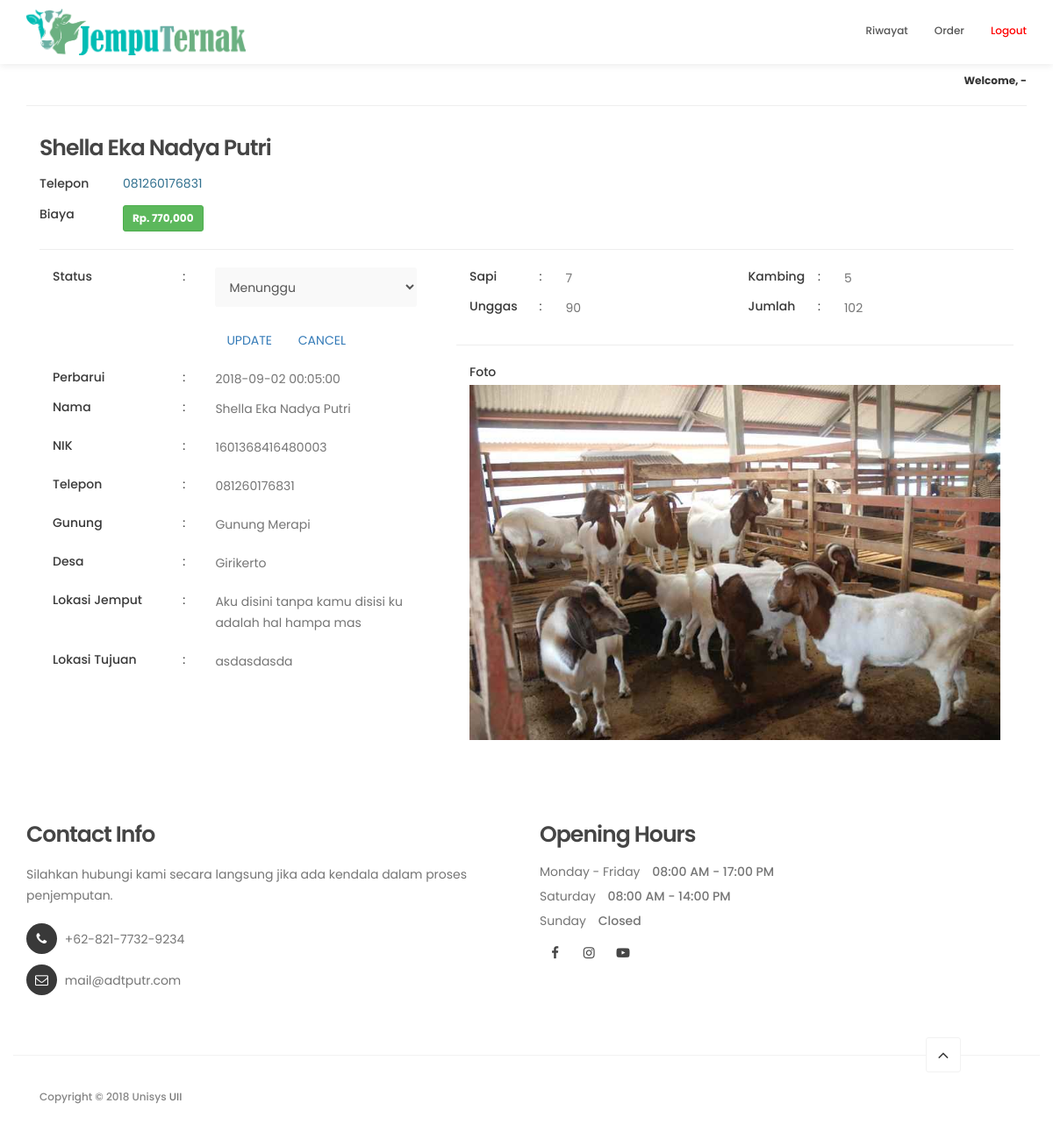
Page /detail.php?id_jemput=17 (signed in) on the committed database.
### tables this page shows
CREATE TABLE `jemput` (
  `id_jemput` int(11) NOT NULL,
  `nik` varchar(255) NOT NULL,
  `telepon` varchar(255) NOT NULL,
  `nama` varchar(255) NOT NULL,
  `sapi` int(11) NOT NULL,
  `kambing` int(11) NOT NULL,
  `unggas` int(11) NOT NULL,
  `jumlah` int(11) NOT NULL,
  `foto` varchar(255) NOT NULL,
  `id_gunung` int(11) NOT NULL,
  `id_desa` int(11) NOT NULL,
  `alamat_detail` varchar(255) NOT NULL,
  `lokasi_tujuan` varchar(255) NOT NULL,
  `harga` int(20) NOT NULL,
  `id_admin` int(11) NOT NULL,
  `id_status` int(11) NOT NULL,
  `time` timestamp NOT NULL DEFAULT CURRENT_TIMESTAMP ON UPDATE CURRENT_TIMESTAMP
);

CREATE TABLE `gunung` (
  `id_gunung` int(11) NOT NULL,
  `gunung` varchar(255) NOT NULL
);

CREATE TABLE `desa` (
  `id_desa` int(11) NOT NULL,
  `id_gunung` int(11) NOT NULL,
  `desa` varchar(255) NOT NULL,
  `jarak` varchar(255) NOT NULL,
  `biaya` varchar(255) NOT NULL
);

### detail.php (the view, shortened to what this page needs)
<?php include 'header.php';
?>
  <section id="appointment" data-stellar-background-ratio="3">
    <div class="container">
      <?php
        if ($_SESSION['sesi_login']) {
          $id_admin = $_SESSION['sesi_login'];
        }
        $sql = mysqli_query($koneksi, "SELECT * FROM admin WHERE id_admin='$id_admin'") or die(mysql_error());
        $data = mysqli_fetch_array($sql);
      ?>
      <div style="text-align:right;">
        <h6>
          <strong>
            Welcome, <?=$data['nama_admin'];?>
          </strong>
        </h6>
        <hr>
      </div>
      <form action="model/update.php" method="post">
        <?php
        $id_jemput=$_GET['id_jemput'];
        $sql="SELECT * FROM jemput
        JOIN gunung ON gunung.id_gunung = jemput.id_gunung
        JOIN desa ON desa.id_desa = jemput.id_desa
        JOIN status ON status.id_status = jemput.id_status
        JOIN admin ON admin.id_admin = jemput.id_admin
        WHERE id_jemput='$id_jemput'";
        $hasil=$koneksi->query($sql);
        if ($hasil->num_rows) {
          while ($baris=$hasil->fetch_array()) {
            $nik=$baris['nik'];
            $nama=$baris['nama'];
            $telepon=$baris['telepon'];
            $sapi=$baris['sapi'];
            $kambing=$baris['kambing'];
            $unggas=$baris['unggas'];
            $foto=$baris['foto'];
            $gunung=$baris['gunung'];
            $desa=$baris['desa'];
            $alamat_detail = $baris['alamat_detail'];
            $lokasi_tujuan = $baris['lokasi_tujuan'];
            $status = $baris['status'];
            $time = $baris['time'];
            ?>
            <div class="col-md-12">
              <h4><?=$nama;?></h4>
              <div class="row">
                <div class="col-md-1 col-sm-1">
                  <strong>
                    <label>Telepon</label>
                  </strong>
                </div>
                <div class="col-md-7 col-sm-1">
                  <a class="text-info" href='tel:<?=$telepon;?>'><?=$telepon;?></a>
                </div>
              </div>
              <div class="row" style="margin-top:10px;">
                <div class="col-md-1 col-sm-1">
                  <strong>
                    <label>Biaya</label>
                  </strong>
                </div>
                <div class="col-md-7 col-sm-1">
                  <p class="btn btn-success btn-sm" style="color:white;">
                    <strong>
                      <?php
                        $harga=($sapi*35000)+($kambing*15000)+($unggas*5000);
                      ?>
                        Rp. <?php echo number_format($harga); ?>
                    </strong>
                  </p>
                </div>
              </div>
              <hr>
            </div>
            <div class="col-md-12 wow fadeInUp">
              <div class="row">
                <div class="col-md-5">
                  <div class="col-md-12">
                    <div class="row">
                      <div class="col-md-4">
                        <strong>
                          <label>Status</label>
                        </strong>
                      </div>
                      <div class="col-md-1 visible-md  visible-lg wow fadeInUp">
                        :
                      </div>
                      <div class="col-md-7">
                        <select class="form-control" type='text' name='id_status'>
                          <?php
                          $sql = "SELECT * FROM status";
                          $hasil = $koneksi->query($sql);
                          if ($hasil->num_rows) {
                            while ($cetak = $hasil->fetch_assoc()) {
                              extract($cetak);
                              if ($baris['id_status'] == "$id_status") echo "<option value='$id_status' selected>$status</option>";
                              else echo "<option value='$id_status'>$status</option>";
                            }
                          }
                          ?>
                        </select>
                        <p>
                          <input class="btn btn-link" type="submit" name="submit" value="UPDATE" onClick="return confirm('Apakah anda yakin?')">
                          <a class="btn btn-link" href='javascript:history.back()'>CANCEL</a>
                        </p>
                      </div>
                    </div>
                  </div>
                  <div class="col-md-12">
                    <div class="row">
                      <div class="col-md-4">
                        <strong>
                          <label>Perbarui</label>
                        </strong>
                      </div>
                      <div class="col-md-1 visible-md  visible-lg wow fadeInUp">
                        :
                      </div>
                      <div class="col-md-7">
                        <p><?=$time;?></p>
                      </div>
                    </div>
                  </div>
                  <div class="col-md-12">
                    <div class="row">
                      <div class="col-md-4">
                        <strong>
                          <label>Nama</label>
                        </strong>
                      </div>
                      <div class="col-md-1 visible-md  visible-lg wow fadeInUp">
                        :
                      </div>
                      <div class="col-md-7">
                        <p><?=$nama;?></p>
                      </div>
                    </div>
                  </div>
                  <div class="col-md-12" style="margin-top:10px;">
                    <div class="row">
                      <div class="col-md-4">
                        <strong>
                          <label>NIK</label>
                        </strong>
                      </div>
                      <div class="col-md-1 visible-md  visible-lg wow fadeInUp">
                        :
                      </div>
                      <div class="col-md-7">
                        <p><?=$nik;?></p>
                      </div>
                    </div>
                  </div>
                  <div class="col-md-12" style="margin-top:10px;">
                    <div class="row">
                      <div class="col-md-4">
                        <strong>
                          <label>Telepon</label>
                        </strong>
                      </div>
                      <div class="col-md-1 visible-md  visible-lg wow fadeInUp">
                        :
                      </div>
                      <div class="col-md-7">
                        <p><?=$telepon;?></p>
                      </div>
                    </div>
                  </div>
                  <div class="col-md-12" style="margin-top:10px;">
                    <div class="row">
                      <div class="col-md-4">
                        <strong>
                          <label>Gunung</label>
                        </strong>
                      </div>
                      <div class="col-md-1 visible-md  visible-lg wow fadeInUp">
                        :
                      </div>
                      <div class="col-md-7">
                        <p><?=$gunung;?></p>
                      </div>
                    </div>
                  </div>
                  <div class="col-md-12" style="margin-top:10px;">
                    <div class="row">
                      <div class="col-md-4">
                        <strong>
                          <label>Desa</label>
                        </strong>
                      </div>
                      <div class="col-md-1 visible-md  visible-lg wow fadeInUp">
                        :
                      </div>
                      <div class="col-md-7">
                        <p><?=$desa;?></p>
                      </div>
                    </div>
                  </div>
                  <div class="col-md-12" style="margin-top:10px;">
                    <div class="row">
                      <div class="col-md-4">
                        <strong>
                          <label>Lokasi Jemput</label>
                        </strong>
                      </div>
                      <div class="col-md-1 visible-md  visible-lg wow fadeInUp">
                        :
                      </div>
                      <div class="col-md-7">
                        <p><?=$alamat_detail;?></p>
                      </div>
                    </div>
                  </div>
                  <div class="col-md-12" style="margin-top:10px;">
                    <div class="row">
                      <div class="col-md-4">
                        <strong>
                          <label>Lokasi Tujuan</label>
                        </strong>
                      </div>
                      <div class="col-md-1 visible-md  visible-lg wow fadeInUp">
                        :
                      </div>
                      <div class="col-md-7">
                        <p><?=$lokasi_tujuan;?></p>
                      </div>
                    </div>
                  </div>
                </div>
                <div class="col-md-7">
                  <div class="col-md-6">
                    <div class="row">
                      <div class="col-md-3">
                        <strong>
                          <label>Sapi</label>
                        </strong>
                      </div>
                      <div class="col-md-1 visible-md  visible-lg wow fadeInUp">
                        :
                      </div>
                      <div class="col-md-7">
                        <p><?=$sapi;?></p>
                      </div>
                    </div>
                  </div>
                  <div class="col-md-6">
                    <div class="row">
                      <div class="col-md-3">
                        <strong>
                          <label>Kambing</label>
                        </strong>
                      </div>
                      <div class="col-md-1 visible-md  visible-lg wow fadeInUp">
                        :
                      </div>
                      <div class="col-md-7">
                        <p><?=$kambing;?></p>
                      </div>
                    </div>
                  </div>
                  <div class="col-md-6">
                    <div class="row">
                      <div class="col-md-3">
                        <strong>
                          <label>Unggas</label>
                        </strong>
                      </div>
                      <div class="col-md-1 visible-md  visible-lg wow fadeInUp">
                        :
                      </div>
                      <div class="col-md-7">
                        <p><?=$unggas;?></p>
                      </div>
                    </div>
                  </div>
                  <div class="col-md-6">
                    <div class="row">
                      <div class="col-md-3">
                        <strong>
                          <label>Jumlah</label>
                        </strong>
                      </div>
                      <div class="col-md-1 visible-md  visible-lg wow fadeInUp">
                        :
                      </div>
                      <div class="col-md-7">
                        <?php
                          $jumlah=$unggas+$kambing+$sapi;
                        ?>
                        <p><?=$jumlah;?></p>
                      </div>
                    </div>
                  </div>
                  <div class="col-md-12">
                    <div class="row">
                      <hr class="visible-md  visible-lg wow fadeInUp">
                      <div class="col-md-12">
                        <strong>
                          <label>Foto</label>
                        </strong>
                      </div>
                      <div class="col-md-12">
                        <a href="assets/images/bukti/<?=$foto;?>">
                          <img src="assets/images/bukti/<?=$foto;?>" alt="<?=$foto;?>" width="100%">
                        </a>
                      </div>
                    </div>
                  </div>
                </div>
              </div>
            </div>
            <?php
          }
        }
        ?>
      </form>
    </div>
  </section>
<?php include 'footer.php'; ?>

### rows in the picture
jemput: nama "Shella Eka Nadya Putri", telepon "081260176831", harga "770,000", time "2018-09-02 00:05:00", nik "1601368416480003", id_gunung.gunung "Gunung Merapi", id_desa.desa "Girikerto", alamat_detail "Aku disini tanpa kamu disisi ku adalah hal hampa mas", lokasi_tujuan "asdasdasda", sapi "7", kambing "5", unggas "90", jumlah "102", foto (picture)

### other values in the picture
$data['nama_admin'] "-"
form field id_status "Menunggu"
